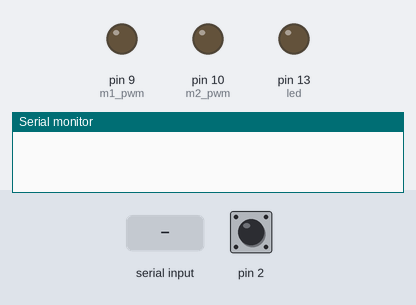
Recording of a sketch running on a simulated Arduino Uno, built with avr-gcc and run on an emulated ATmega328P. On the bench: output pins drawn as LEDs (lit = HIGH), the last lines printed to the serial monitor. The inputs (shaded band) are chosen by the test bench; at power-on: pin 2 HIGH.

Above: at 1.2 s.
1.3 s: "1" received over the second serial link
At 3.0 s:
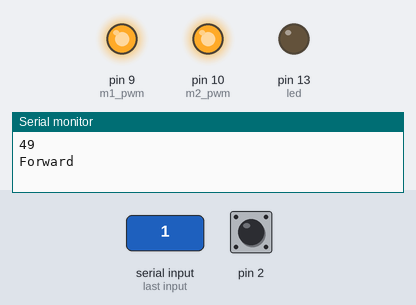
3.3 s: pin 2 pulled LOW for 0.15 s
At 3.4 s:
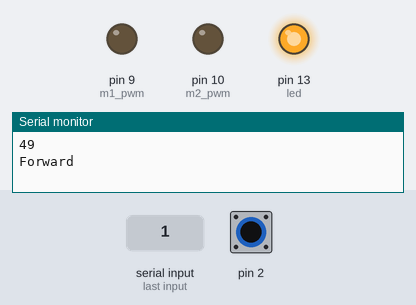
5.0 s: "2" received over the second serial link
At 6.0 s:
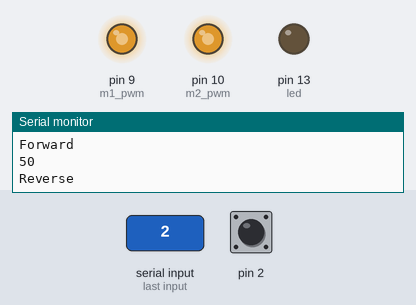
6.5 s: pin 2 pulled LOW for 1 s
At 7.3 s:
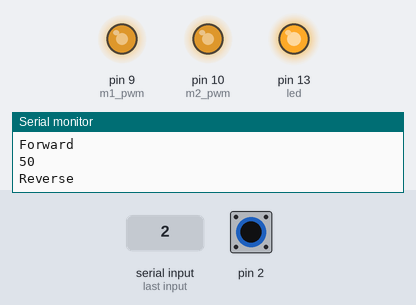
9.0 s: pin 2 pulled LOW for 0.15 s
At 10.5 s:
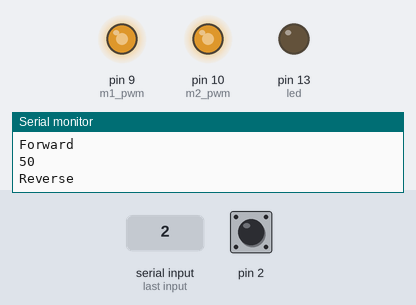
Timing chart, 0 to 12.0 s (numbered marks = the images above; inputs shaded):
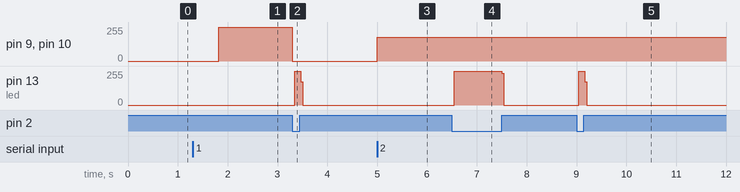

Measured:
- after the input at 1.3 s, pin 9 (m1_pwm), pin 10 (m2_pwm): 0/255 → 255/255 after 0.52 s
- after the input at 3.3 s, pin 9 (m1_pwm), pin 10 (m2_pwm): 255/255 → 0/255 at once; pin 13 (led): 0/255 → 254/255 at once, → 0/255 0.12 s later
- after the input at 5.0 s, pin 9 (m1_pwm), pin 10 (m2_pwm): 0/255 → 180/255 at once
- after the input at 6.5 s, pin 13 (led): 0/255 → 254/255 at once, → 0/255 0.96 s later
- after the input at 9.0 s, pin 13 (led): 0/255 → 254/255 at once, → 0/255 0.12 s later

The sketch:

BT_MOSSAIC_RX_SENSITIVE.ino
```cpp
#include<SoftwareSerial.h>
//declaring pin nos cytron
int m1_dir = 7;
 int m2_dir = 8;
 int m1_pwm = 9;
 int m2_pwm = 10;
 int led = 13;


SoftwareSerial BT(5,6);
void setup()
{
    Serial.begin(38400);
    BT.begin(38400);// Debugging only
    //Serial.println("setup");
    pinMode(led,OUTPUT);
    pinMode(2,INPUT_PULLUP);
    attachInterrupt(digitalPinToInterrupt(2),led_on,LOW);
}//close setup

void loop(){

  while(BT.available()){
    int c = BT.read();
    Serial.println(c);

    switch(c){
    case 49:
    forward();
    break;
    case 50:
    reverse();
    break;
    case 51:
    left();
    break;
    case 52:
    right();
    break;
    case 53:
    stop1();
    break;
    case 54:
    forward_slow();
    break;
    }

    }
  }
void forward()
 {
  Serial.println("Forward");
  digitalWrite(m1_dir,HIGH);
  digitalWrite(m2_dir,HIGH);
  for(int i=1;i<106;i++)
  {
    analogWrite(m1_pwm,150+i);
    analogWrite(m2_pwm,150+i);
    delay(5);
  }
  delay(10);
  //analogWrite(m1_pwm,0);
  //analogWrite(m2_pwm,0);
 }
 void forward_slow()
 {
  Serial.println("Forward");
  digitalWrite(m1_dir,HIGH);
  digitalWrite(m2_dir,HIGH);
  analogWrite(m1_pwm,150);
  analogWrite(m2_pwm,150);
  delay(10);
  //analogWrite(m1_pwm,0);
  //analogWrite(m2_pwm,0);
 }
void left()
 {
  Serial.println("Left");
  digitalWrite(m1_dir,HIGH);
  digitalWrite(m2_dir,LOW);
  analogWrite(m1_pwm,180);
  analogWrite(m2_pwm,180);
  delay(10);
  //analogWrite(m1_pwm,0);
  //analogWrite(m2_pwm,0);
 }
void right()
 {
  Serial.println("Right");
  digitalWrite(m1_dir,LOW);
  digitalWrite(m2_dir,HIGH);
  analogWrite(m2_pwm,180);
  analogWrite(m1_pwm,180);
  delay(10);
  //analogWrite(m1_pwm,0);
  //analogWrite(m2_pwm,0);
 }
void reverse()
 {
  Serial.println("Reverse");
  digitalWrite(m1_dir,LOW);
  digitalWrite(m2_dir,LOW);
  analogWrite(m1_pwm,180);
  analogWrite(m2_pwm,180);
  delay(10);
  //analogWrite(m1_pwm,0);
  //analogWrite(m2_pwm,0);
 }
void stop1()
 {
  Serial.println("Stopped");
  //digitalWrite(m1_dir,LOW);
  //digitalWrite(m2_dir,LOW);
  analogWrite(m1_pwm,0);
  analogWrite(m2_pwm,0);
 }
void led_on()
  {
    PORTB = B00100000;
    delay(100);
    PORTB = B00000000;
  }
```
